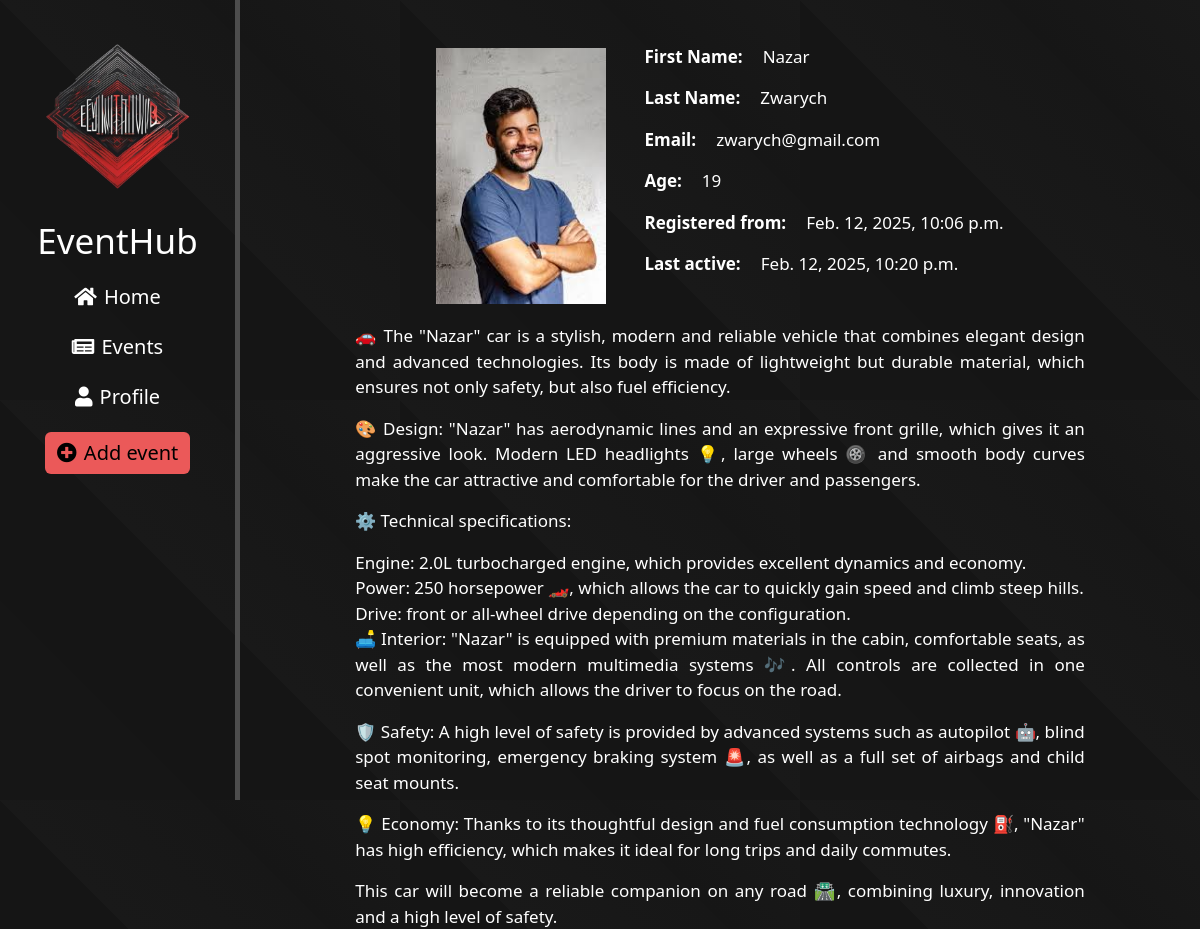
The page /profile/nazar (signed in) on the database its author committed.
### profile/models.py (models this page shows, shortened)
class UserProfile(models.Model):
    user = models.OneToOneField(User, on_delete=models.CASCADE)
    slug = models.SlugField(unique=True, blank=True)
    age = models.PositiveIntegerField(null=True, blank=True, default=18)
    biography = models.TextField(null=True, blank=True, max_length=2000, default='Biography')
    profile_picture = models.ImageField(upload_to='static/profile_pics/', null=True, blank=True)
    class Meta:
        verbose_name = "Profile"
        verbose_name_plural = "Profiles"

### profile/views.py (the view)
# urls.py: path('profile/', include('profile.urls'), name='profile'),
def profile(request, slug):
    user_profile = get_object_or_404(UserProfile, slug=slug)
    is_owner = user_profile.user == request.user
    data = {"profile": user_profile, 'is_owner': is_owner}
    return render(request, 'profile/profile.html', data)

### profile/templates/profile/profile.html (shortened to what this page needs)
{% extends 'profile/base.html' %}
{% load static %}
{% block css %}
    <link rel="stylesheet" href="{% static 'profile/css/base.css' %}">
    <link rel="stylesheet" href="{% static 'main/css/base.css' %}">
    <link rel="stylesheet" href="{% static 'profile/css/profile.css' %}">
{% endblock css %}
{% block content %}
    {% if user.is_authenticated %}
        <div class="profile-content">
            <section class="profile-image-and-information">
                <div class="profile-image">
                    {% if profile.profile_picture %}
                        <img src="{{ profile.profile_picture.url }}"/>
                    {% else %}
                        <img src="{% static 'img/image-solid.svg' %}">
                    {% endif %}
                </div>
                <div class="profile-information">
                    <ul>
                        <li><span>First Name:</span> <p>{{ profile.user.first_name }}</p></li>
                        <li><span>Last Name:</span> <p>{{ profile.user.last_name }}</p></li>
                        <li><span>Email:</span> <p>{{ profile.user.email }}</p></li>
                        <li><span>Age:</span> <p>{{ profile.age }}</p></li>
                        <li><span>Registered from:</span> <p>{{ profile.user.date_joined }}</p></li>
                        <li><span>Last active:</span> <p>{{ profile.user.last_login }}</p></li>
                    </ul>
                </div>
            </section>
            <section class="profile-biography">
                <p>{{ profile.biography|linebreaks }}</p>
            </section>
        </div>
    {% endif %}
{% endblock content %}

### static/css/base.css (style rules this page uses)
body { display: flex; background: linear-gradient(45deg, #161616 25%, #151515 25%, #151515 50%, #191919 50%, #171717 75%, #161616 75%, #191919 100%); background-size: 400px 400px; animation: move-pattern 4s infinite linear; overflow-x: hidden; }

### profile/static/profile/css/base.css (style rules this page uses)
body { background-color: #282828; }

### main/static/main/css/base.css (style rules this page uses)
body { background-color: #282828; }

### profile/static/profile/css/profile.css (style rules this page uses)
.profile-content { color: white; margin-top: 5%; margin-left: 10%; width: 80%; height: 80%; font-size: 17px; }
.profile-image-and-information { height: 40%; width: 100%; display: flex; flex-direction: row; justify-content: center; }
.profile-image { height: 100%; display: flex; justify-content: center; align-items: center; }
.profile-image img { height: 100%; width: auto; }
.profile-information { margin-left: 5%; display: flex; flex-direction: column; justify-content: center; float: left; }
.profile-biography { width: 95%; margin-top: 2.5%; margin-left: 2.5%; margin-right: 2.5%; text-align: justify; word-wrap: break-word; }
.profile-information ul { list-style: none; padding: 0; }
.profile-information ul li { font-weight: bold; display: flex; flex-direction: row; justify-content: left; }
.profile-information ul p { font-weight: normal; margin-left: 20px; }

### rows shown on the page
UserProfile: profile_picture (picture), user.first_name "Nazar", user.last_name "Zwarych", user.email "zwarych@gmail.com", age "19", user.date_joined "Feb. 12, 2025, 10:06 p.m.", user.last_login "Feb. 12, 2025, 10:20 p.m.", biography "🚗 The \"Nazar\" car is a stylish, modern and reliable vehicle that combines elegant design and advanced technologies. Its body is made of lightweight but durable material, which ensures not only safety, but also fuel efficiency. 🎨 Design: \"Nazar\" has aerodynamic lines and an expressive front grille, which gives it an aggressive look. Modern LED headlights 💡, large wheels 🛞 and smooth body curves make the car attractive and comfortable for the driver and passengers. ⚙️ Technical specifications: Engine: 2.0L turbocharged engine, which provides excellent dynamics and economy. Power: 250 horsepower 🏎️, which allows the car to quickly gain speed and climb steep hills. Drive: front or all-wheel…"
